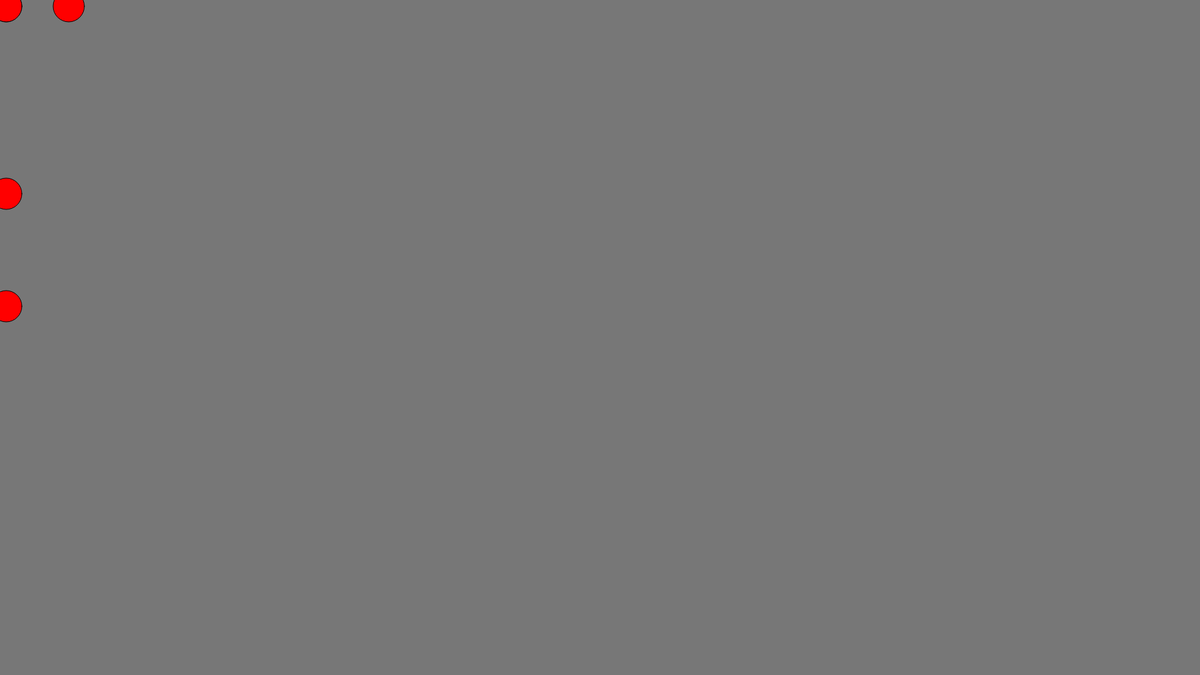
Frame 1 (no input)
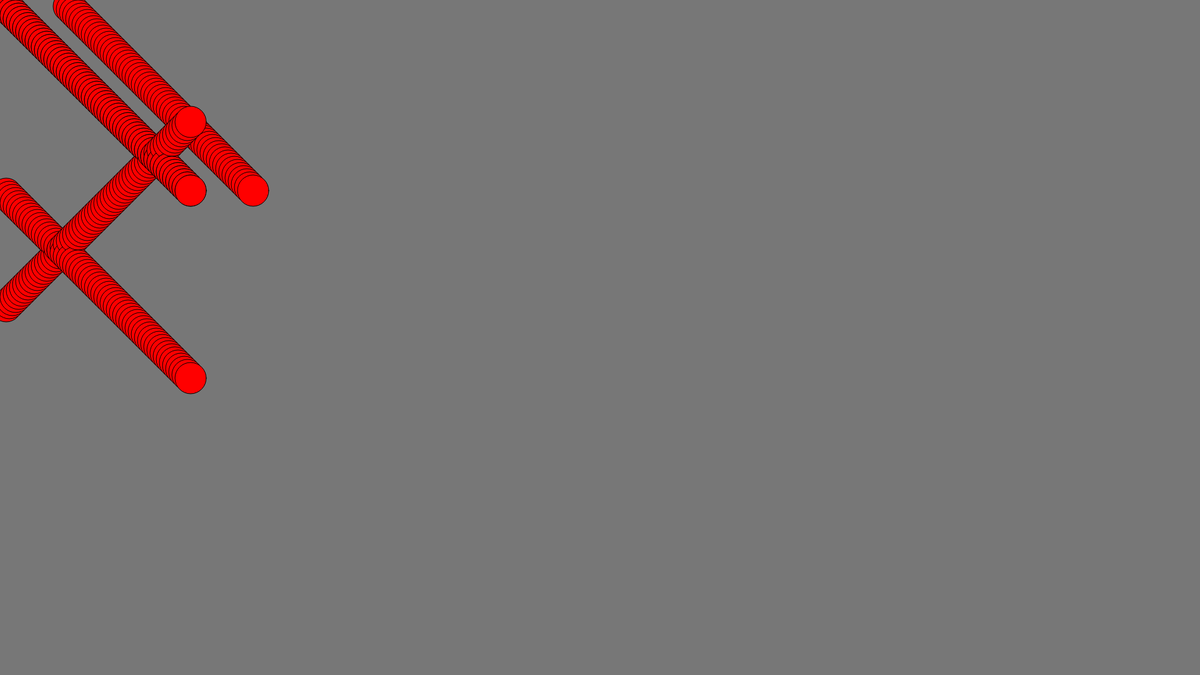
Frame 60 (no input)
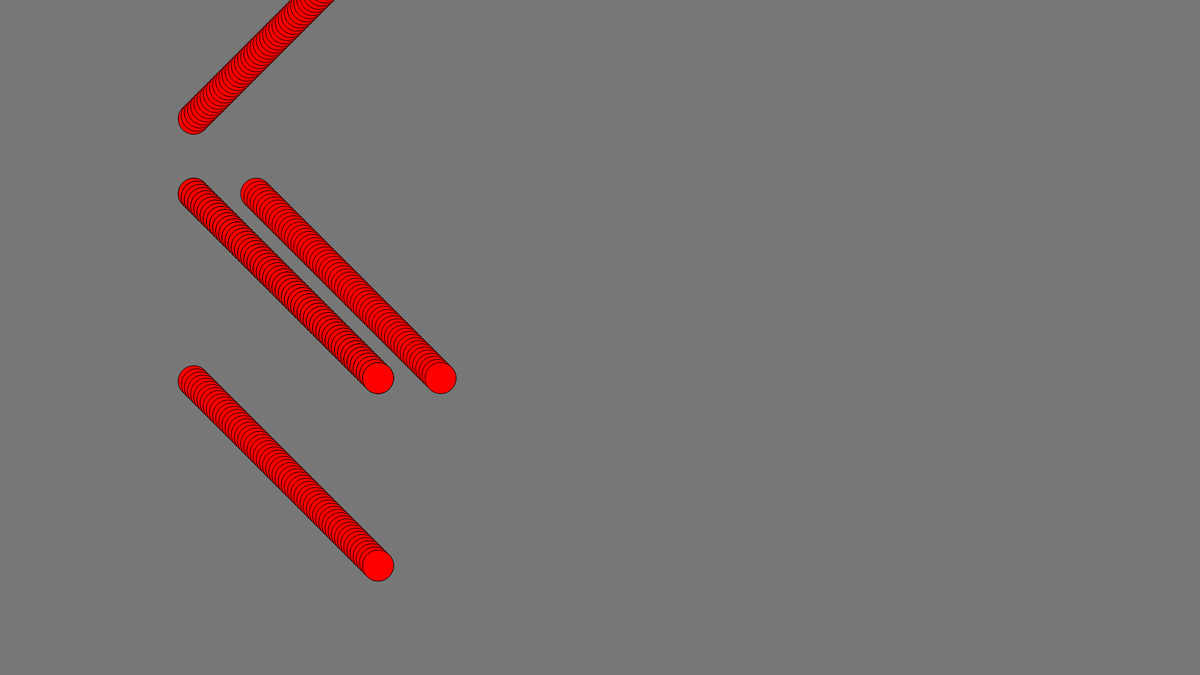
Frame 120 (the mouse pressed at the canvas centre since frame 60)

The p5.js sketch that drew these frames (run headless with seeded random() and noise() and a simulated clock; from frame 60 on, the mouse is pressed at the canvas centre):

// p5.js sketch
// ── sketch.js
var circleX = 10;
var CircleY = 10;
function setup() {
  createCanvas(1920, 1080);
  background(119, 119, 119);
}

function draw() {
  
  fill(255,0,0);
  //circle(100,mouseX,50);
  circle(CircleY,500 - CircleY,50);
  circle(CircleY,circleX,50);
  circle(circleX,CircleY,50);
  circle(CircleY+100,circleX,50);
  circle(circleX,CircleY+300,50);
  circleX = circleX + 5; 
  CircleY = CircleY + 5;
}

function mousePressed() {
   background(119, 119, 119);
}
